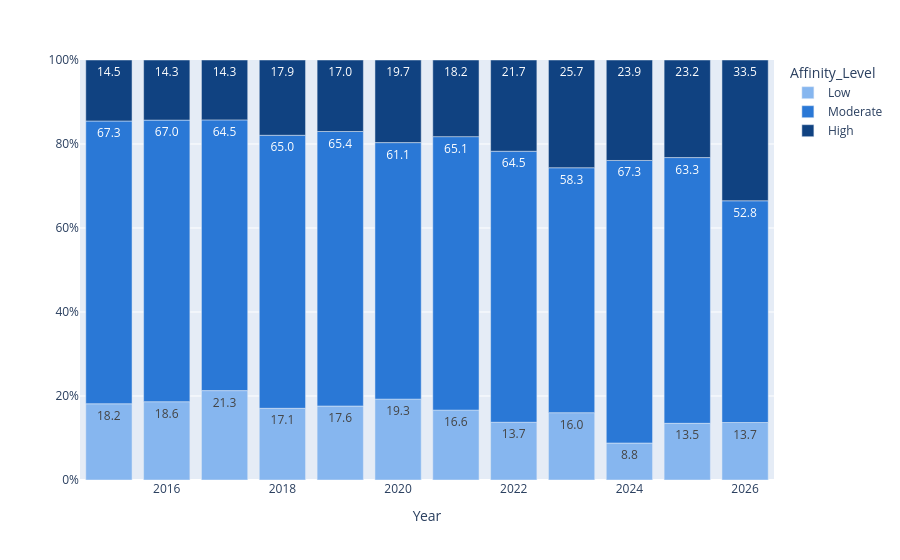

The notebook cell this image was saved under:
### Code cell
paper_best_level = (
    assignments_df
    .sort_values(["Year", "Abstract_Index", "Highest_Question_Affinity"], ascending=[True, True, False])
    .drop_duplicates(["Year", "Abstract_Index"], keep="first")
    [["Year", "Era", "Abstract_Index", "Affinity_Level", "PRP_Name", "Highest_Question_Affinity"]]
    .rename(columns={"PRP_Name": "Top_PRP_Name"})
    .reset_index(drop=True)
)

relevance_mix = (
    paper_best_level.groupby(["Year", "Affinity_Level"], observed=True).size()
    .rename("Papers").reset_index()
)
relevance_mix["Share"] = (
    100 * relevance_mix["Papers"] / relevance_mix.groupby("Year")["Papers"].transform("sum")
)

mix_fig = px.bar(
    relevance_mix,
    x="Year",
    y="Share",
    color="Affinity_Level",
    color_discrete_map=LEVEL_COLORS,
)
for trace in mix_fig.data:
    trace.text = relevance_mix.loc[
        relevance_mix["Affinity_Level"] == trace.name, "Share"
    ].map(lambda value: f"{value:.1f}")
    trace.texttemplate = "%{text}"
    trace.textposition = "inside"
mix_fig.update_yaxes(title=None, ticksuffix="%", range=[0, 100], dtick=20)
mix_fig.show()

### Figure 1 — Plotly figure (JSON) as saved in the notebook; plotly's stock layout.template omitted (floating-point values rounded to 4 significant figures)
{"data": [{"hovertemplate": "Affinity_Level=Low<br>Year=%{x}<br>Share=%{y}<extra></extra>", "legendgroup": "Low", "marker": {"color": "#86b6ef", "pattern": {"shape": ""}}, "name": "Low", "orientation": "v", "showlegend": true, "text": ["18.2", "18.6", "21.3", "17.1", "17.6", "19.3", "16.6", "13.7", "16.0", "8.8", "13.5", "13.7"], "textposition": "inside", "texttemplate": "%{text}", "type": "bar", "x": [2015, 2016, 2017, 2018, 2019, 2020, 2021, 2022, 2023, 2024, 2025, 2026], "xaxis": "x", "y": [18.16, 18.64, 21.29, 17.07, 17.61, 19.25, 16.64, 13.75, 16.03, 8.804, 13.5, 13.69], "yaxis": "y"}, {"hovertemplate": "Affinity_Level=Moderate<br>Year=%{x}<br>Share=%{y}<extra></extra>", "legendgroup": "Moderate", "marker": {"color": "#2a78d6", "pattern": {"shape": ""}}, "name": "Moderate", "orientation": "v", "showlegend": true, "text": ["67.3", "67.0", "64.5", "65.0", "65.4", "61.1", "65.1", "64.5", "58.3", "67.3", "63.3", "52.8"], "textposition": "inside", "texttemplate": "%{text}", "type": "bar", "x": [2015, 2016, 2017, 2018, 2019, 2020, 2021, 2022, 2023, 2024, 2025, 2026], "xaxis": "x", "y": [67.32, 67.04, 64.46, 65.01, 65.36, 61.08, 65.12, 64.52, 58.32, 67.28, 63.27, 52.79], "yaxis": "y"}, {"hovertemplate": "Affinity_Level=High<br>Year=%{x}<br>Share=%{y}<extra></extra>", "legendgroup": "High", "marker": {"color": "#104281", "pattern": {"shape": ""}}, "name": "High", "orientation": "v", "showlegend": true, "text": ["14.5", "14.3", "14.3", "17.9", "17.0", "19.7", "18.2", "21.7", "25.7", "23.9", "23.2", "33.5"], "textposition": "inside", "texttemplate": "%{text}", "type": "bar", "x": [2015, 2016, 2017, 2018, 2019, 2020, 2021, 2022, 2023, 2024, 2025, 2026], "xaxis": "x", "y": [14.53, 14.31, 14.26, 17.92, 17.03, 19.67, 18.25, 21.73, 25.65, 23.92, 23.23, 33.52], "yaxis": "y"}], "layout": {"barmode": "relative", "legend": {"title": {"text": "Affinity_Level"}, "tracegroupgap": 0}, "margin": {"t": 60}, "xaxis": {"anchor": "y", "domain": [0, 1], "title": {"text": "Year"}}, "yaxis": {"anchor": "x", "domain": [0, 1], "dtick": 20, "range": [0, 100], "ticksuffix": "%", "title": {}}}}
